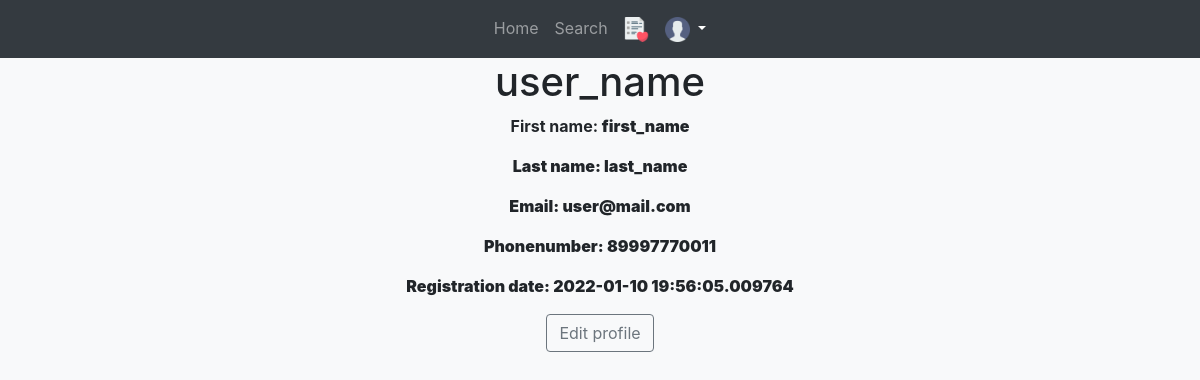
The app's page /user/user_name (signed in) with its own data.
### app/models.py (models this page shows, shortened)
class User(db.Model, UserMixin):
    __tablename__ = 'users'
    id = db.Column(db.Integer, primary_key=True)
    role_id = db.Column(db.Integer, db.ForeignKey('roles.id'), nullable=False)
    user_name = db.Column(db.String(80), nullable=False)
    email = db.Column(db.String(80), nullable=False)
    first_name = db.Column(db.String(80), nullable=False)
    last_name = db.Column(db.String(80), nullable=False)
    phonenumber = db.Column(db.String(80), nullable=False)
    password_hash = db.Column(db.String(128), nullable=False)
    created = db.Column(db.DateTime(), default=datetime.utcnow)
    updated = db.Column(db.DateTime(), default=datetime.utcnow, onupdate=datetime.utcnow)
    @property
    def password(self):
        raise AttributeError('password is not a readable attribute')
    def is_administrator(self):
        if self.role_id == Role.query.filter_by(privilege=True).first().id:
            return True
        else:
            return False

### app/user.py (the view)
@blueprint_user.route('/<username>')
@login_required
def user(username):
    user = User.query.filter_by(user_name=username).first()
    if user is None:
        abort(404)
    return render_template('user/user.html', user=user, title='User page')

### app/models.py (called while the page is built)
@login.user_loader
def user_loader(user_id):
    user = User.query.get(int(user_id))
    if user is None:
        return
    return user

### app/templates/user/user.html
{% extends 'base.html' %}
{% block USERPAGE %} active {% endblock %}
{% block page_content %}
<div class="page-header">
    <h1>{{ user.user_name }}</h1>
    <p><b>First name: <b/>{{ user.first_name }}</p>
    <p><b>Last name: <b/>{{ user.last_name }}</p>
    <p><b>Email: <b/>{{ user.email }}</p>
    <p><b>Phonenumber: <b/>{{ user.phonenumber }}</p>
    <p><b>Registration date: <b/>{{ user.created }}</p>
    {% if user == current_user %}
        <a class="btn btn-outline-secondary" href="{{ url_for('blueprint_user.edit_profile') }}">
            Edit profile
        </a>
    {% endif %}
{% endblock %}

### records on screen
User: user_name "user_name", first_name "first_name", last_name "last_name", email "user@mail.com", phonenumber "89997770011", created "2022-01-10 19:56:05.009764"
